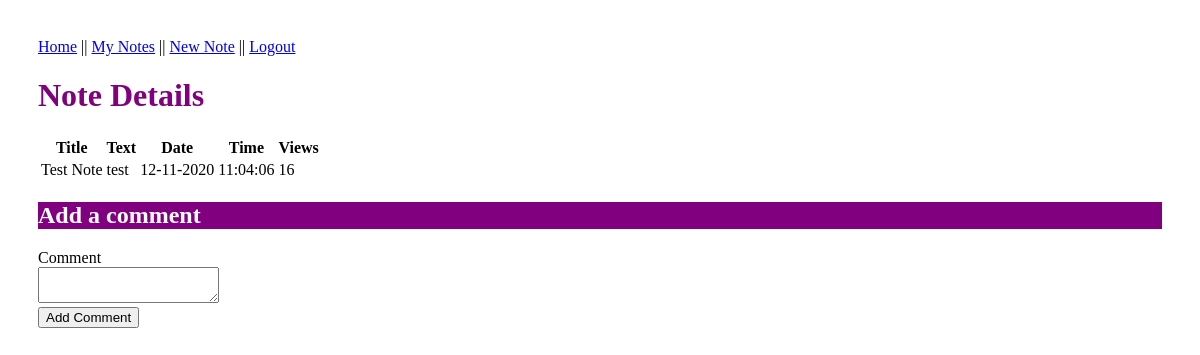
Before: /notes/1 (signed in) with the older database file.
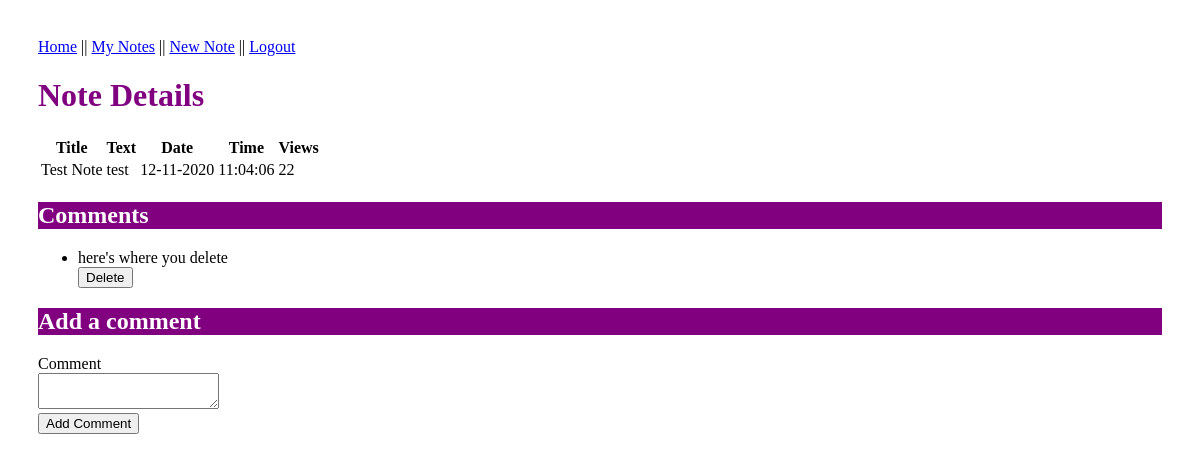
After: the same page with the newer database file.
### models.py (models this page shows, shortened)
class Note(db.Model):
    id = db.Column("id", db.Integer, primary_key=True)
    title = db.Column("title", db.String(200))
    text = db.Column("text", db.String(100))
    date = db.Column("date", db.String(50))
    timestamp = db.Column("timestamp", db.String(50))
    views = db.Column("views", db.Integer())
    user_id = db.Column(db.Integer, db.ForeignKey("user.id"), nullable=False)
    comments = db.relationship("Comment", backref="note_comment", cascade="all, delete-orphan", lazy=True)

class Comment(db.Model):
    id = db.Column(db.Integer, primary_key=True)
    date_posted = db.Column(db.DateTime, nullable=False)
    content = db.Column(db.VARCHAR, nullable=False)
    note_id = db.Column(db.Integer, db.ForeignKey("note.id"), nullable=False)
    user_id = db.Column(db.Integer, db.ForeignKey("user.id"), nullable=False)

### TooNoat-.py (the view)
@app.route('/notes/<note_id>')
def get_note(note_id):
    if session.get('user'):
        my_note = db.session.query(Note).filter_by(
            id=note_id, user_id=session['user_id']).one()
        my_note.views+=1
        db.session.add(my_note)
        db.session.commit()
        form = CommentForm()
        return render_template('note.html', note=my_note, user=session['user'], form=form)
    else:
        return redirect(url_for('login'))

### forms.py
class CommentForm(FlaskForm):
    class Meta:
        csrf = False
    comment = TextAreaField('Comment',validators=[Length(min=1)])
    submit = SubmitField('Add Comment')

### templates/note.html (shortened to what this page needs)
<!DOCTYPE html>
<html lang="en">
  <head>
    <link
      rel="stylesheet"
      href="{{ url_for('static', filename='main.css') }}"
    />
  </head>
  <body>
    <nav>
      <a href="{{url_for('index') }}"> Home</a> ||
      <a href="{{url_for('get_notes') }}"> My Notes</a> ||
      <a href="{{url_for('new_note') }}"> New Note</a> ||
      <a href="{{ url_for('logout') }}">Logout</a>
    </nav>
    <h1>Note Details</h1>
    <table>
      <tr>
        <th>Title</th>
        <th>Text</th>
        <th>Date</th>
        <th>Time</th>
        <th>Views</th>
      </tr>
      <tr>
        <td>{{ note.title }}</td>
        <td>{{ note.text }}</td>
        <td>{{ note.date }}</td>
        <td>{{ note.timestamp }}</td>
        <td>{{ note.views }}</td>
      </tr>
    </table>
    {% if note.comments %} {% if note.comments|length > 0 %}
    <h2>Comments</h2>
    <ul>
      {% for comment in note.comments %}
      <li>{{ comment.content }}</li>
      <form
        action="{{ url_for('delete_comment', comment_id=comment.id, note_id=note.id) }}"
        method="post"
      >
        <input type="submit" value="Delete" />
      </form>
      {% endfor %}
    </ul>
    {% endif %} {% endif %}
    <form action="{{ url_for('new_comment', note_id=note.id) }}" method="post">
      <div class="formwrapper">
        <h2 class="title">Add a comment</h2>
        <div class="form-field">
          {{ form.comment.label }} <br />
          {{ form.comment }}
        </div>
        {{ form.submit }}
      </div>
    </form>
  </body>
</html>

### static/main.css (style rules this page uses)
body { padding: 30px 30px; }
h1 { color: purple; }
h2 { color: white; background: purple; }

Changed rows visible on the page:
changed Note "Test Note": views "16" → "22"
added Comment: content "here's where you delete"
Other visible differences:
text now shown: "Comments"
